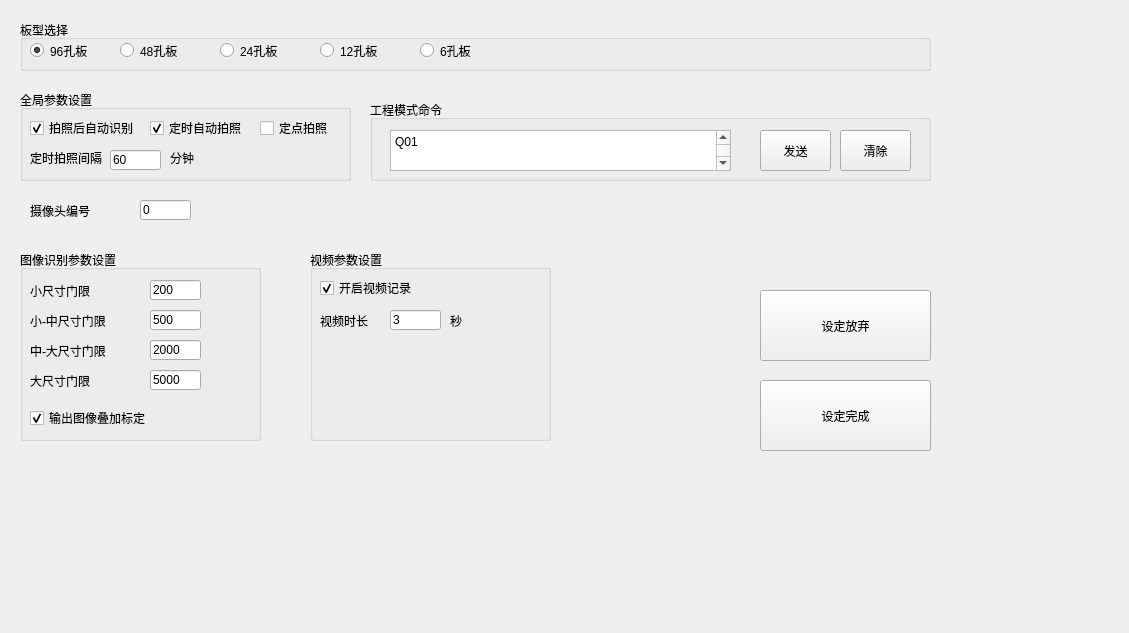
<?xml version="1.0" encoding="UTF-8"?>
<ui version="4.0">
 <class>cebsGparForm</class>
 <widget class="QWidget" name="cebsGparForm">
  <property name="geometry">
   <rect>
    <x>0</x>
    <y>0</y>
    <width>1129</width>
    <height>633</height>
   </rect>
  </property>
  <property name="windowTitle">
   <string>GLOBAL PARAMETER</string>
  </property>
  <widget class="QGroupBox" name="groupBox_gpar_normal">
   <property name="geometry">
    <rect>
     <x>20</x>
     <y>90</y>
     <width>331</width>
     <height>91</height>
    </rect>
   </property>
   <property name="title">
    <string>全局参数设置</string>
   </property>
   <widget class="QCheckBox" name="checkBox_gpar_autoIdf">
    <property name="geometry">
     <rect>
      <x>10</x>
      <y>30</y>
      <width>111</width>
      <height>16</height>
     </rect>
    </property>
    <property name="text">
     <string>拍照后自动识别</string>
    </property>
    <property name="checked">
     <bool>true</bool>
    </property>
   </widget>
   <widget class="QLineEdit" name="lineEdit_gpar_picTti">
    <property name="geometry">
     <rect>
      <x>90</x>
      <y>60</y>
      <width>51</width>
      <height>20</height>
     </rect>
    </property>
    <property name="text">
     <string>60</string>
    </property>
   </widget>
   <widget class="QLabel" name="label_gpar_picTti_title">
    <property name="geometry">
     <rect>
      <x>10</x>
      <y>60</y>
      <width>81</width>
      <height>16</height>
     </rect>
    </property>
    <property name="text">
     <string>定时拍照间隔</string>
    </property>
   </widget>
   <widget class="QLabel" name="label_gpar_picTti_min">
    <property name="geometry">
     <rect>
      <x>150</x>
      <y>60</y>
      <width>31</width>
      <height>16</height>
     </rect>
    </property>
    <property name="text">
     <string>分钟</string>
    </property>
   </widget>
   <widget class="QCheckBox" name="checkBox_gpar_autoPic">
    <property name="geometry">
     <rect>
      <x>130</x>
      <y>30</y>
      <width>111</width>
      <height>16</height>
     </rect>
    </property>
    <property name="text">
     <string>定时自动拍照</string>
    </property>
    <property name="checked">
     <bool>true</bool>
    </property>
   </widget>
   <widget class="QCheckBox" name="checkBox_gpar_picFixPos">
    <property name="geometry">
     <rect>
      <x>240</x>
      <y>30</y>
      <width>71</width>
      <height>16</height>
     </rect>
    </property>
    <property name="text">
     <string>定点拍照</string>
    </property>
    <property name="checked">
     <bool>false</bool>
    </property>
   </widget>
  </widget>
  <widget class="QGroupBox" name="groupBox_gpar_pic">
   <property name="geometry">
    <rect>
     <x>20</x>
     <y>250</y>
     <width>241</width>
     <height>191</height>
    </rect>
   </property>
   <property name="title">
    <string>图像识别参数设置</string>
   </property>
   <widget class="QLineEdit" name="lineEdit_gpar_vision_small_low_limit">
    <property name="geometry">
     <rect>
      <x>130</x>
      <y>30</y>
      <width>51</width>
      <height>20</height>
     </rect>
    </property>
    <property name="text">
     <string>200</string>
    </property>
   </widget>
   <widget class="QLabel" name="label_gpar_picTti_min_2">
    <property name="geometry">
     <rect>
      <x>10</x>
      <y>30</y>
      <width>111</width>
      <height>21</height>
     </rect>
    </property>
    <property name="text">
     <string>小尺寸门限</string>
    </property>
   </widget>
   <widget class="QLineEdit" name="lineEdit_gpar_vision_small_mid_limit">
    <property name="geometry">
     <rect>
      <x>130</x>
      <y>60</y>
      <width>51</width>
      <height>20</height>
     </rect>
    </property>
    <property name="text">
     <string>500</string>
    </property>
   </widget>
   <widget class="QLabel" name="label_gpar_picTti_min_3">
    <property name="geometry">
     <rect>
      <x>10</x>
      <y>60</y>
      <width>111</width>
      <height>21</height>
     </rect>
    </property>
    <property name="text">
     <string>小-中尺寸门限</string>
    </property>
   </widget>
   <widget class="QLineEdit" name="lineEdit_gpar_vision_mid_big_limit">
    <property name="geometry">
     <rect>
      <x>130</x>
      <y>90</y>
      <width>51</width>
      <height>20</height>
     </rect>
    </property>
    <property name="text">
     <string>2000</string>
    </property>
   </widget>
   <widget class="QLabel" name="label_gpar_picTti_min_4">
    <property name="geometry">
     <rect>
      <x>10</x>
      <y>90</y>
      <width>111</width>
      <height>21</height>
     </rect>
    </property>
    <property name="text">
     <string>中-大尺寸门限</string>
    </property>
   </widget>
   <widget class="QLineEdit" name="lineEdit_gpar_vision_big_upper_limit">
    <property name="geometry">
     <rect>
      <x>130</x>
      <y>120</y>
      <width>51</width>
      <height>20</height>
     </rect>
    </property>
    <property name="text">
     <string>5000</string>
    </property>
   </widget>
   <widget class="QLabel" name="label_gpar_picTti_min_5">
    <property name="geometry">
     <rect>
      <x>10</x>
      <y>120</y>
      <width>111</width>
      <height>21</height>
     </rect>
    </property>
    <property name="text">
     <string>大尺寸门限</string>
    </property>
   </widget>
   <widget class="QCheckBox" name="checkBox_gpar_vision_res_addup">
    <property name="geometry">
     <rect>
      <x>10</x>
      <y>160</y>
      <width>181</width>
      <height>16</height>
     </rect>
    </property>
    <property name="text">
     <string>输出图像叠加标定</string>
    </property>
    <property name="checked">
     <bool>true</bool>
    </property>
   </widget>
  </widget>
  <widget class="QPushButton" name="pushButton_ctrl_compl">
   <property name="geometry">
    <rect>
     <x>760</x>
     <y>380</y>
     <width>171</width>
     <height>71</height>
    </rect>
   </property>
   <property name="text">
    <string>设定完成</string>
   </property>
  </widget>
  <widget class="QGroupBox" name="groupBox_eng">
   <property name="geometry">
    <rect>
     <x>370</x>
     <y>100</y>
     <width>561</width>
     <height>81</height>
    </rect>
   </property>
   <property name="title">
    <string>工程模式命令</string>
   </property>
   <widget class="QTextEdit" name="textEdit_eng_input">
    <property name="geometry">
     <rect>
      <x>20</x>
      <y>30</y>
      <width>341</width>
      <height>41</height>
     </rect>
    </property>
    <property name="mouseTracking">
     <bool>true</bool>
    </property>
    <property name="tabletTracking">
     <bool>true</bool>
    </property>
    <property name="layoutDirection">
     <enum>Qt::LeftToRight</enum>
    </property>
    <property name="autoFillBackground">
     <bool>true</bool>
    </property>
    <property name="verticalScrollBarPolicy">
     <enum>Qt::ScrollBarAlwaysOn</enum>
    </property>
    <property name="horizontalScrollBarPolicy">
     <enum>Qt::ScrollBarAsNeeded</enum>
    </property>
    <property name="sizeAdjustPolicy">
     <enum>QAbstractScrollArea::AdjustToContents</enum>
    </property>
    <property name="autoFormatting">
     <set>QTextEdit::AutoAll</set>
    </property>
    <property name="tabChangesFocus">
     <bool>true</bool>
    </property>
    <property name="html">
     <string>&lt;!DOCTYPE HTML PUBLIC &quot;-//W3C//DTD HTML 4.0//EN&quot; &quot;http://www.w3.org/TR/REC-html40/strict.dtd&quot;&gt;
&lt;html&gt;&lt;head&gt;&lt;meta name=&quot;qrichtext&quot; content=&quot;1&quot; /&gt;&lt;style type=&quot;text/css&quot;&gt;
p, li { white-space: pre-wrap; }
&lt;/style&gt;&lt;/head&gt;&lt;body style=&quot; font-family:'SimSun'; font-size:9pt; font-weight:400; font-style:normal;&quot;&gt;
&lt;p style=&quot; margin-top:0px; margin-bottom:0px; margin-left:0px; margin-right:0px; -qt-block-indent:0; text-indent:0px;&quot;&gt;Q01&lt;/p&gt;&lt;/body&gt;&lt;/html&gt;</string>
    </property>
   </widget>
   <widget class="QPushButton" name="pushButton_eng_send">
    <property name="geometry">
     <rect>
      <x>390</x>
      <y>30</y>
      <width>71</width>
      <height>41</height>
     </rect>
    </property>
    <property name="text">
     <string>发送</string>
    </property>
   </widget>
   <widget class="QPushButton" name="pushButton_eng_clear">
    <property name="geometry">
     <rect>
      <x>470</x>
      <y>30</y>
      <width>71</width>
      <height>41</height>
     </rect>
    </property>
    <property name="text">
     <string>清除</string>
    </property>
   </widget>
  </widget>
  <widget class="QPushButton" name="pushButton_ctrl_giveup">
   <property name="geometry">
    <rect>
     <x>760</x>
     <y>290</y>
     <width>171</width>
     <height>71</height>
    </rect>
   </property>
   <property name="text">
    <string>设定放弃</string>
   </property>
  </widget>
  <widget class="QLineEdit" name="lineEdit_gpar_camera_nbr">
   <property name="geometry">
    <rect>
     <x>140</x>
     <y>200</y>
     <width>51</width>
     <height>20</height>
    </rect>
   </property>
   <property name="text">
    <string>0</string>
   </property>
  </widget>
  <widget class="QLabel" name="label_gpar_camera_nbr">
   <property name="geometry">
    <rect>
     <x>30</x>
     <y>200</y>
     <width>111</width>
     <height>21</height>
    </rect>
   </property>
   <property name="text">
    <string>摄像头编号</string>
   </property>
  </widget>
  <widget class="QGroupBox" name="groupBox_gpar_video">
   <property name="geometry">
    <rect>
     <x>310</x>
     <y>250</y>
     <width>241</width>
     <height>191</height>
    </rect>
   </property>
   <property name="title">
    <string>视频参数设置</string>
   </property>
   <widget class="QLineEdit" name="lineEdit_gpar_video_input">
    <property name="geometry">
     <rect>
      <x>80</x>
      <y>60</y>
      <width>51</width>
      <height>20</height>
     </rect>
    </property>
    <property name="text">
     <string>3</string>
    </property>
   </widget>
   <widget class="QLabel" name="label_gpar_video_len">
    <property name="geometry">
     <rect>
      <x>10</x>
      <y>60</y>
      <width>61</width>
      <height>21</height>
     </rect>
    </property>
    <property name="text">
     <string>视频时长</string>
    </property>
   </widget>
   <widget class="QCheckBox" name="checkBox_gpar_video_enable">
    <property name="geometry">
     <rect>
      <x>10</x>
      <y>30</y>
      <width>181</width>
      <height>16</height>
     </rect>
    </property>
    <property name="text">
     <string>开启视频记录</string>
    </property>
    <property name="checked">
     <bool>true</bool>
    </property>
   </widget>
   <widget class="QLabel" name="label_gpar_video_sec">
    <property name="geometry">
     <rect>
      <x>140</x>
      <y>60</y>
      <width>41</width>
      <height>21</height>
     </rect>
    </property>
    <property name="text">
     <string>秒</string>
    </property>
   </widget>
  </widget>
  <widget class="QGroupBox" name="groupBox_gpar_bts">
   <property name="geometry">
    <rect>
     <x>20</x>
     <y>20</y>
     <width>911</width>
     <height>51</height>
    </rect>
   </property>
   <property name="title">
    <string>板型选择</string>
   </property>
   <widget class="QRadioButton" name="radioButton_gpar_bts_96">
    <property name="geometry">
     <rect>
      <x>10</x>
      <y>20</y>
      <width>61</width>
      <height>21</height>
     </rect>
    </property>
    <property name="text">
     <string>96孔板</string>
    </property>
    <property name="checked">
     <bool>true</bool>
    </property>
   </widget>
   <widget class="QRadioButton" name="radioButton_gpar_bts_48">
    <property name="geometry">
     <rect>
      <x>100</x>
      <y>20</y>
      <width>61</width>
      <height>21</height>
     </rect>
    </property>
    <property name="text">
     <string>48孔板</string>
    </property>
    <property name="checked">
     <bool>false</bool>
    </property>
   </widget>
   <widget class="QRadioButton" name="radioButton_gpar_bts_24">
    <property name="geometry">
     <rect>
      <x>200</x>
      <y>20</y>
      <width>61</width>
      <height>21</height>
     </rect>
    </property>
    <property name="text">
     <string>24孔板</string>
    </property>
    <property name="checked">
     <bool>false</bool>
    </property>
   </widget>
   <widget class="QRadioButton" name="radioButton_gpar_bts_12">
    <property name="geometry">
     <rect>
      <x>300</x>
      <y>20</y>
      <width>61</width>
      <height>21</height>
     </rect>
    </property>
    <property name="text">
     <string>12孔板</string>
    </property>
    <property name="checked">
     <bool>false</bool>
    </property>
   </widget>
   <widget class="QRadioButton" name="radioButton_gpar_bts_6">
    <property name="geometry">
     <rect>
      <x>400</x>
      <y>20</y>
      <width>61</width>
      <height>21</height>
     </rect>
    </property>
    <property name="text">
     <string>6孔板</string>
    </property>
    <property name="checked">
     <bool>false</bool>
    </property>
   </widget>
  </widget>
 </widget>
 <resources/>
 <connections>
  <connection>
   <sender>pushButton_ctrl_compl</sender>
   <signal>clicked()</signal>
   <receiver>cebsGparForm</receiver>
   <slot>slot_gpar_compl()</slot>
   <hints>
    <hint type="sourcelabel">
     <x>865</x>
     <y>416</y>
    </hint>
    <hint type="destinationlabel">
     <x>996</x>
     <y>353</y>
    </hint>
   </hints>
  </connection>
  <connection>
   <sender>pushButton_ctrl_giveup</sender>
   <signal>clicked()</signal>
   <receiver>cebsGparForm</receiver>
   <slot>slot_gpar_giveup()</slot>
   <hints>
    <hint type="sourcelabel">
     <x>903</x>
     <y>326</y>
    </hint>
    <hint type="destinationlabel">
     <x>991</x>
     <y>274</y>
    </hint>
   </hints>
  </connection>
 </connections>
 <slots>
  <slot>slot_calib_close()</slot>
  <slot>slot_calib_move()</slot>
  <slot>slot_calib_left_up()</slot>
  <slot>slot_calib_right_bottom()</slot>
  <slot>slot_calib_pilot()</slot>
  <slot>slot_calib_pilot_stop()</slot>
  <slot>slot_gpar_compl()</slot>
  <slot>slot_gpar_giveup()</slot>
 </slots>
</ui>
